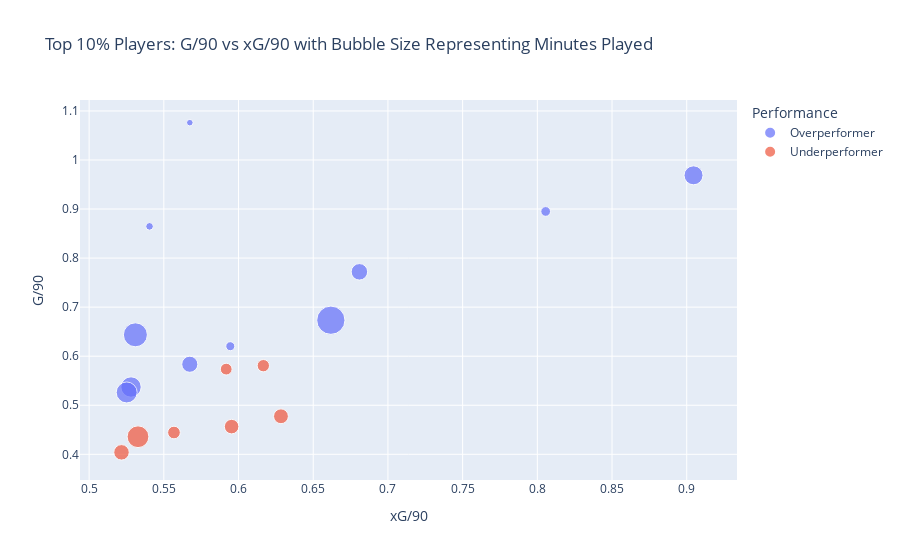

Notebook cell for this chart:
### Code cell
# Execute the SQL query
query = """
SELECT 
    p.Name AS Player, 
    SUM(ps.Goals) AS TotalGoals, 
    SUM(ps.ExpectedGoals) AS TotalExpectedGoals,
    SUM(ps.MinutesPlayed) AS TotalMinutes,
    (SUM(ps.Goals) / (SUM(ps.MinutesPlayed) / 90.0)) AS GoalsPer90,
    (SUM(ps.ExpectedGoals) / (SUM(ps.MinutesPlayed) / 90.0)) AS ExpectedGoalsPer90
FROM 
    PlayerStatistics ps
JOIN 
    Players p ON ps.Player = p.Name
GROUP BY 
    p.Name
HAVING 
    SUM(ps.MinutesPlayed) >= 450 AND SUM(ps.Goals) >= 10
ORDER BY 
    GoalsPer90 DESC;
"""
df = pd.read_sql(query, conn)

# Add a new column to categorize overperformers and underperformers
df['Performance'] = df.apply(lambda row: 'Overperformer' if row['GoalsPer90'] > row['ExpectedGoalsPer90'] else 'Underperformer', axis=1)

# Calculate the top 10% threshold for xG/90
top_10_percent_threshold = df['ExpectedGoalsPer90'].quantile(0.9)

# Filter the DataFrame to include only the top 10% of players based on xG/90
top_10_percent_df = df[df['ExpectedGoalsPer90'] >= top_10_percent_threshold]

# Create the interactive bubble chart
fig = px.scatter(top_10_percent_df, x="ExpectedGoalsPer90", y="GoalsPer90", size="TotalMinutes", color="Performance", hover_name="Player",
                 title="Top 10% Players: G/90 vs xG/90 with Bubble Size Representing Minutes Played", 
                 labels={"ExpectedGoalsPer90": "xG/90", "GoalsPer90": "G/90"},
                 hover_data=["TotalGoals", "TotalExpectedGoals", "TotalMinutes"])

fig.update_layout(showlegend=True)
fig.show()

### Figure 1 — Plotly figure (JSON) as saved in the notebook; plotly's stock layout.template omitted (floating-point values rounded to 4 significant figures)
{"data": [{"customdata": [[11.0, 5.8, 920.0], [83.0, 77.5, 7711.0], [20.0, 18.0, 2011.0], [12.0, 7.5, 1249.0], [50.0, 44.1, 5829.0], [128.0, 125.8, 17110.0], [88.0, 72.6, 12310.0], [12.0, 11.5, 1741.0], [36.0, 35.0, 5552.0], [53.0, 52.1, 8880.0], [55.0, 54.9, 9409.0]], "hovertemplate": "<b>%{hovertext}</b><br><br>Performance=Overperformer<br>xG/90=%{x}<br>G/90=%{y}<br>TotalMinutes=%{customdata[2]}<br>TotalGoals=%{customdata[0]}<br>TotalExpectedGoals=%{customdata[1]}<extra></extra>", "hovertext": ["Gareth Bale", "Erling Haaland", "Sergio Agüero", "Jáder Durán", "Alexander Isak", "Mohamed Salah", "Harry Kane", "Olivier Giroud", "Cole Palmer", "Diogo Jota", "Callum Wilson"], "legendgroup": "Overperformer", "marker": {"color": "#636efa", "size": [920, 7711, 2011, 1249, 5829, 17108, 12306, 1741, 5552, 8880, 9409], "sizemode": "area", "sizeref": 42.77, "symbol": "circle"}, "mode": "markers", "name": "Overperformer", "orientation": "v", "showlegend": true, "type": "scatter", "x": [0.5674, 0.9046, 0.8056, 0.5404, 0.6809, 0.6618, 0.531, 0.5945, 0.5674, 0.528, 0.5251], "xaxis": "x", "y": [1.076, 0.9687, 0.8951, 0.8647, 0.772, 0.6734, 0.6436, 0.6203, 0.5836, 0.5372, 0.5261], "yaxis": "y"}, {"customdata": [[21.0, 22.3, 3255.0], [19.0, 19.6, 2981.0], [25.0, 32.9, 4712.0], [23.0, 30.0, 4535.0], [17.0, 21.3, 3443.0], [49.0, 59.9, 10120.0], [23.0, 29.7, 5124.0]], "hovertemplate": "<b>%{hovertext}</b><br><br>Performance=Underperformer<br>xG/90=%{x}<br>G/90=%{y}<br>TotalMinutes=%{customdata[2]}<br>TotalGoals=%{customdata[0]}<br>TotalExpectedGoals=%{customdata[1]}<extra></extra>", "hovertext": ["Tammy Abraham", "Cristiano Ronaldo", "Darwin Núñez", "Nicolas Jackson", "Aleksandar Mitrović", "Gabriel Jesus", "Patrick Bamford"], "legendgroup": "Underperformer", "marker": {"color": "#EF553B", "size": [3255, 2981, 4712, 4535, 3443, 10120, 5124], "sizemode": "area", "sizeref": 42.77, "symbol": "circle"}, "mode": "markers", "name": "Underperformer", "orientation": "v", "showlegend": true, "type": "scatter", "x": [0.6166, 0.5917, 0.6284, 0.5954, 0.5568, 0.5327, 0.5217], "xaxis": "x", "y": [0.5806, 0.5736, 0.4775, 0.4564, 0.4444, 0.4358, 0.404], "yaxis": "y"}], "layout": {"legend": {"itemsizing": "constant", "title": {"text": "Performance"}, "tracegroupgap": 0}, "showlegend": true, "title": {"text": "Top 10% Players: G/90 vs xG/90 with Bubble Size Representing Minutes Played"}, "xaxis": {"anchor": "y", "domain": [0, 1], "title": {"text": "xG/90"}}, "yaxis": {"anchor": "x", "domain": [0, 1], "title": {"text": "G/90"}}}}
